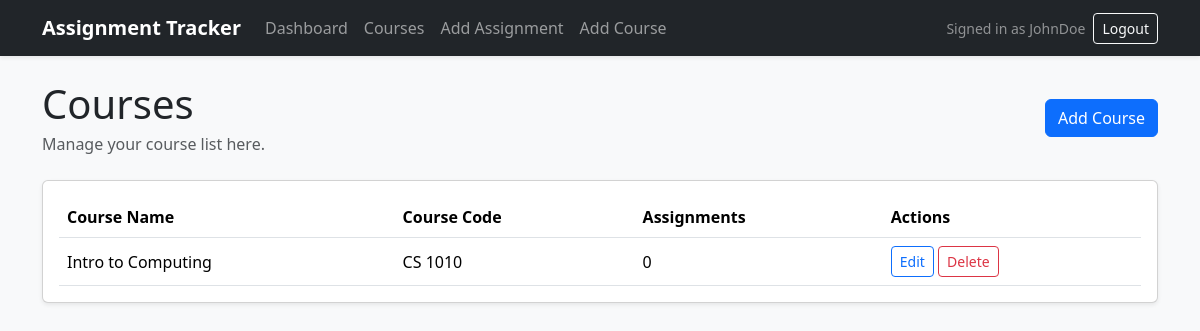
The page /courses/ (signed in) on the database its author committed.
### assignmenttracker/models.py (models this page shows, shortened)
class Course(models.Model):
    user = models.ForeignKey(
        settings.AUTH_USER_MODEL,
        on_delete=models.CASCADE,
        related_name='courses'
    )
    name = models.CharField(max_length=100)
    course_code = models.CharField(max_length=20, blank=True)
    created_at = models.DateTimeField(auto_now_add=True)
    class Meta:
        ordering = ['name']

### assignmenttracker/views.py (the view)
# urls.py: path('courses/', views.course_list, name='course_list'),
@login_required
def course_list(request):
    courses = Course.objects.filter(user=request.user).order_by('name')
    return render(request, 'assignmenttracker/course_list.html', {
        'courses': courses,
    })

### assignmenttracker/templates/assignmenttracker/course_list.html (shortened to what this page needs)
{% extends 'assignmenttracker/base.html' %}
{% block content %}
<div class="d-flex flex-column flex-md-row justify-content-between align-items-md-center gap-3 mb-4">
    <div>
        <h1 class="mb-1">Courses</h1>
        <p class="text-muted mb-0">Manage your course list here.</p>
    </div>
    <a href="{% url 'course_add' %}" class="btn btn-primary">Add Course</a>
</div>
<div class="card shadow-sm">
    <div class="card-body">
        {% if courses %}
            <div class="table-responsive">
                <table class="table align-middle mb-0">
                    <thead>
                        <tr>
                            <th>Course Name</th>
                            <th>Course Code</th>
                            <th>Assignments</th>
                            <th>Actions</th>
                        </tr>
                    </thead>
                    <tbody>
                        {% for course in courses %}
                            <tr>
                                <td>{{ course.name }}</td>
                                <td>
                                    {% if course.course_code %}
                                        {{ course.course_code }}
                                    {% else %}
                                        <span class="text-muted">None</span>
                                    {% endif %}
                                </td>
                                <td>{{ course.assignments.count }}</td>
                                <td>
                                    <a href="{% url 'course_edit' course.pk %}" class="btn btn-sm btn-outline-primary">Edit</a>
                                    <a href="{% url 'course_delete' course.pk %}" class="btn btn-sm btn-outline-danger">Delete</a>
                                </td>
                            </tr>
                        {% endfor %}
                    </tbody>
                </table>
            </div>
        {% else %}
            <p class="text-muted mb-0">You have not added any courses yet.</p>
        {% endif %}
    </div>
</div>
{% endblock %}

### assignmenttracker/templates/assignmenttracker/base.html (shortened to what this page needs)
<!doctype html>
<html lang="en">
<head>
    <link href="https://cdn.jsdelivr.net/npm/bootstrap@5.3.3/dist/css/bootstrap.min.css" rel="stylesheet">
</head>
<body>
    <nav class="navbar navbar-expand-lg navbar-dark bg-dark shadow-sm">
        <div class="container">
            <a class="navbar-brand" href="{% url 'dashboard' %}">Assignment Tracker</a>
            <div class="collapse navbar-collapse" id="mainNavbar">
                {% if user.is_authenticated %}
                    <ul class="navbar-nav me-auto mb-2 mb-lg-0">
                        <li class="nav-item">
                            <a class="nav-link" href="{% url 'dashboard' %}">Dashboard</a>
                        </li>
                        <li class="nav-item">
                            <a class="nav-link" href="{% url 'course_list' %}">Courses</a>
                        </li>
                        <li class="nav-item">
                            <a class="nav-link" href="{% url 'assignment_add' %}">Add Assignment</a>
                        </li>
                        <li class="nav-item">
                            <a class="nav-link" href="{% url 'course_add' %}">Add Course</a>
                        </li>
                    </ul>
                    <div class="d-flex align-items-center gap-2">
                        <span class="text-white-50 small">Signed in as {{ user.username }}</span>
                        <form method="POST" action="{% url 'logout' %}" class="mb-0">
                            <button type="submit" class="btn btn-outline-light btn-sm">Logout</button>
                        </form>
                    </div>
                {% else %}
                    <div class="ms-auto d-flex gap-2">
                        <a href="{% url 'login' %}" class="btn btn-outline-light btn-sm">Login</a>
                        <a href="{% url 'signup' %}" class="btn btn-warning btn-sm">Sign Up</a>
                    </div>
                {% endif %}
            </div>
        </div>
    </nav>
    <div class="container py-4">
        {% block content %}{% endblock %}
    </div>
</body>
</html>

### assignmenttracker/templates/assignmenttracker/base.html (style rules this page uses)
body { background-color: #f8f9fa; }
.navbar-brand { font-weight: 700; }

### rows shown on the page
Course: name "Intro to Computing", course_code "CS 1010", assignments.count "0"

### other values the page prints
{{ user.username }} "JohnDoe"
